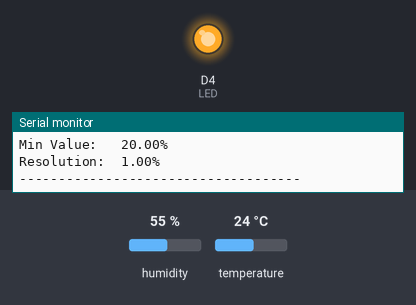
This sketch was run on a simulated ESP8266 (NodeMCU). Shown: output pins drawn as LEDs (lit = HIGH), the last lines printed to the serial monitor. The test bench sets the inputs (shaded band); at power-on: humidity 55 %, temperature 24 °C.

Above: at 1.5 s.
1.6 s: humidity set to 89 %
4.6 s: humidity set to 92 %
At 7.5 s:
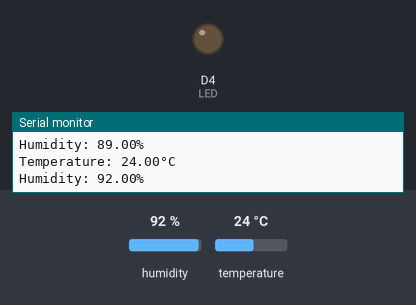
7.8 s: humidity set to 22 %
At 9.2 s:
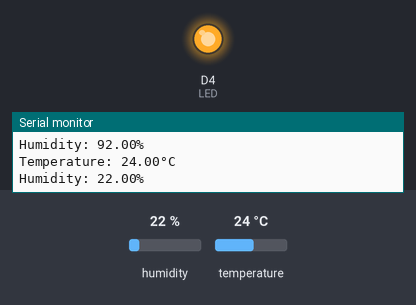
10.8 s: humidity set to 91 %
At 13.8 s:
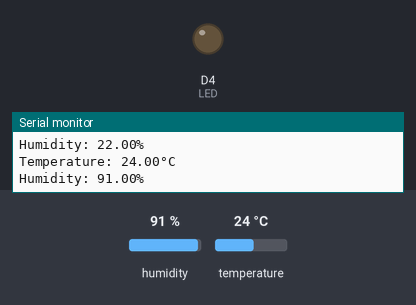
Timing chart, 0 to 14.8 s (numbered marks = the images above; inputs shaded):
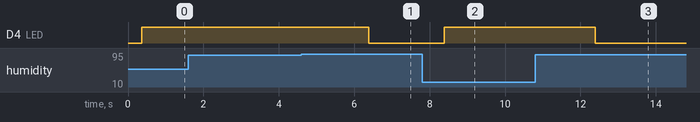

Measured:
- the behaviour switches between 90 and 91 % on humidity (found by bisection; images 0 and 1)
- after the input at 4.6 s, D4 (LED): HIGH → LOW after 1.8 s
- after the input at 7.8 s, D4 (LED): LOW → HIGH after 0.58 s
- after the input at 10.8 s, D4 (LED): HIGH → LOW after 1.6 s

The sketch:

dht.ino
```cpp
// (licence header left out)
// REQUIRES the following Arduino libraries:
// - DHT Sensor Library: https://github.com/adafruit/DHT-sensor-library
// - Adafruit Unified Sensor Lib: https://github.com/adafruit/Adafruit_Sensor

#include <Adafruit_Sensor.h>
#include <DHT.h>
#include <DHT_U.h>

#define DHTPIN D6    // Digital pin connected to the DHT sensor
// Feather HUZZAH ESP8266 note: use pins 3, 4, 5, 12, 13 or 14 --
// Pin 15 can work but DHT must be disconnected during program upload.

// Uncomment the type of sensor in use:
#define DHTTYPE    DHT11     // DHT 11
// #define DHTTYPE    DHT22     // DHT 22 (AM2302)
//#define DHTTYPE    DHT21     // DHT 21 (AM2301)

// See guide for details on sensor wiring and usage:
//   https://learn.adafruit.com/dht/overview

#define LED D4
#define TEMP_THRESHOLD 30
#define HUMID_THRESHOLD 90

byte temp_state = LOW;
byte humid_state = LOW;
byte state = LOW;

DHT_Unified dht(DHTPIN, DHTTYPE);

uint32_t delayMS;

void setup() {
  Serial.begin(9600);
  // Initialize device.
  dht.begin();
  Serial.println(F("DHTxx Unified Sensor Example"));
  // Print temperature sensor details.
  sensor_t sensor;
  dht.temperature().getSensor(&sensor);
  Serial.println(F("------------------------------------"));
  Serial.println(F("Temperature Sensor"));
  Serial.print  (F("Sensor Type: ")); Serial.println(sensor.name);
  Serial.print  (F("Driver Ver:  ")); Serial.println(sensor.version);
  Serial.print  (F("Unique ID:   ")); Serial.println(sensor.sensor_id);
  Serial.print  (F("Max Value:   ")); Serial.print(sensor.max_value); Serial.println(F("°C"));
  Serial.print  (F("Min Value:   ")); Serial.print(sensor.min_value); Serial.println(F("°C"));
  Serial.print  (F("Resolution:  ")); Serial.print(sensor.resolution); Serial.println(F("°C"));
  Serial.println(F("------------------------------------"));
  // Print humidity sensor details.
  dht.humidity().getSensor(&sensor);
  Serial.println(F("Humidity Sensor"));
  Serial.print  (F("Sensor Type: ")); Serial.println(sensor.name);
  Serial.print  (F("Driver Ver:  ")); Serial.println(sensor.version);
  Serial.print  (F("Unique ID:   ")); Serial.println(sensor.sensor_id);
  Serial.print  (F("Max Value:   ")); Serial.print(sensor.max_value); Serial.println(F("%"));
  Serial.print  (F("Min Value:   ")); Serial.print(sensor.min_value); Serial.println(F("%"));
  Serial.print  (F("Resolution:  ")); Serial.print(sensor.resolution); Serial.println(F("%"));
  Serial.println(F("------------------------------------"));
  // Set delay between sensor readings based on sensor details.
  delayMS = sensor.min_delay / 1000;
  pinMode(LED, OUTPUT);
  digitalWrite(LED, HIGH);
}

void loop() {
  // Delay between measurements.
  delay(delayMS);
  // Get temperature event and print its value.
  sensors_event_t event;
  dht.temperature().getEvent(&event);
  if (isnan(event.temperature)) {
    Serial.println(F("Error reading temperature!"));
  }
  else {
    Serial.print(F("Temperature: "));
    Serial.print(event.temperature);
    Serial.println(F("°C"));
    temp_state = event.temperature > TEMP_THRESHOLD;
  }
  // Get humidity event and print its value.
  dht.humidity().getEvent(&event);
  if (isnan(event.relative_humidity)) {
    Serial.println(F("Error reading humidity!"));
  }
  else {
    Serial.print(F("Humidity: "));
    Serial.print(event.relative_humidity);
    Serial.println(F("%"));
    humid_state = event.relative_humidity > HUMID_THRESHOLD;
  }
  if (temp_state || humid_state)
    digitalWrite(LED, LOW);
  else
    digitalWrite(LED, HIGH);
}
```
